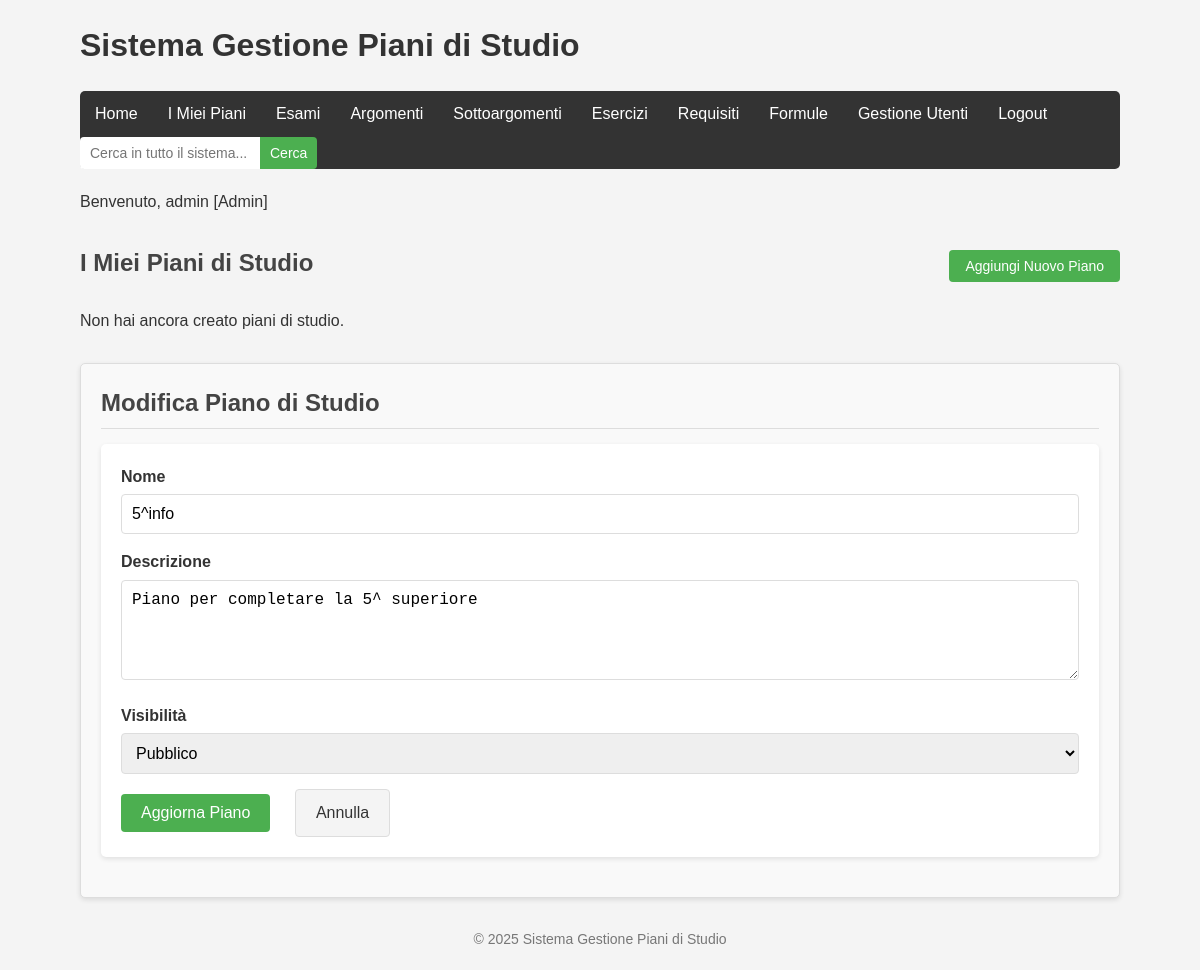
/pages/my_piani.php?edit=1 (signed in), run on the app's committed database.
### tables this page shows
CREATE TABLE `piani_di_studio` (
  `id` int(11) NOT NULL,
  `nome` varchar(100) NOT NULL,
  `descrizione` text DEFAULT NULL,
  `data_creazione` timestamp NOT NULL DEFAULT current_timestamp(),
  `user_id` int(11) NOT NULL,
  `visibility` varchar(20) NOT NULL DEFAULT 'private'
);

### models/piano_di_studio.php (called while the page is built, shortened)
<?php
class PianoDiStudio {
    private $conn;
    private $table_name = "piani_di_studio";
    public $id;
    public function __construct($db) {
        $this->conn = $db;
    }
    public function readOne() {
        $query = "SELECT * FROM " . $this->table_name . " WHERE id = ? LIMIT 0,1";
        $stmt = $this->conn->prepare($query);
        $stmt->bindParam(1, $this->id);
        $stmt->execute();
        $row = $stmt->fetch(PDO::FETCH_ASSOC);
        if ($row) {
            return $row;
        }
        return [];
    }
}
?>

### pages/components/forms/edit_piano.php (the view, shortened to what this page needs)
<?php
if (isset($_GET['edit']) && isset($_SESSION['user_id'])) {
    $piano->id = $_GET['edit'];
    $edit_piano_info = $piano->readOne();
    if ($edit_piano_info && ($edit_piano_info['user_id'] == $_SESSION['user_id'] || isset($_SESSION['is_admin']) && $_SESSION['is_admin'])) {
?>
<div id='editFormContainer'>
    <h2>Modifica Piano di Studio</h2>
    <form action='' method='POST'>
        <label for='nome'>Nome</label>
        <input type='text' name='nome' value='<?php echo htmlspecialchars($edit_piano_info['nome']); ?>' required>
        <label for='descrizione'>Descrizione</label>
        <textarea name='descrizione' required><?php echo htmlspecialchars($edit_piano_info['descrizione']); ?></textarea>
        <label for='visibility'>Visibilità</label>
        <select name='visibility'>
            <option value='public' <?php echo ($edit_piano_info['visibility'] == 'public') ? 'selected' : ''; ?>>Pubblico</option>
        </select>
        <button type='submit' name='update'>Aggiorna Piano</button>
        <a href='<?php echo isset($_GET['from']) && $_GET['from'] == 'my' ? 'my_piani.php' : 'index.php'; ?>' class='btn-secondary'>Annulla</a>
    </form>
</div>
<?php
    } else {
        echo "<div class='message error'>Non hai i permessi per modificare questo piano di studio.</div>";
    }
}
?>

### ui/css/style.css (style rules this page uses)
* { box-sizing: border-box; margin: 0; padding: 0; }
body { font-family: Arial, sans-serif; line-height: 1.6; color: #333; background-color: #f4f4f4; }
h2 { color: #444; margin-bottom: 15px; border-bottom: 1px solid #ddd; padding-bottom: 5px; }
form { background-color: white; padding: 20px; border-radius: 5px; box-shadow: 0 2px 5px rgba(0, 0, 0, 0.1); margin-bottom: 20px; }
label { display: block; margin-bottom: 5px; font-weight: bold; }
input, textarea, select { width: 100%; padding: 10px; margin-bottom: 15px; border: 1px solid #ddd; border-radius: 4px; font-size: 16px; }
textarea { min-height: 100px; }
button { padding: 10px 20px; background-color: #4CAF50; color: white; border: none; border-radius: 4px; cursor: pointer; font-size: 16px; transition: background-color 0.3s; }
a { text-decoration: none; color: #3498db; margin-left: 10px; }
.btn-secondary { display: inline-block; padding: 10px 20px; background-color: #f4f4f4; color: #333; border: 1px solid #ddd; border-radius: 4px; text-decoration: none; margin-left: 10px; font-size: 16px; }
#createFormContainer, #editFormContainer { background-color: #f9f9f9; border: 1px solid #ddd; border-radius: 5px; padding: 20px; margin-top: 30px; box-shadow: 0 2px 5px rgba(0, 0, 0, 0.1); }
form button { margin-right: 10px; }

### data on the page
piani_di_studio: nome "5^info", descrizione "Piano per completare la 5^ superiore", visibility "Pubblico"

### other printed values
$_SESSION['username'] "admin"
